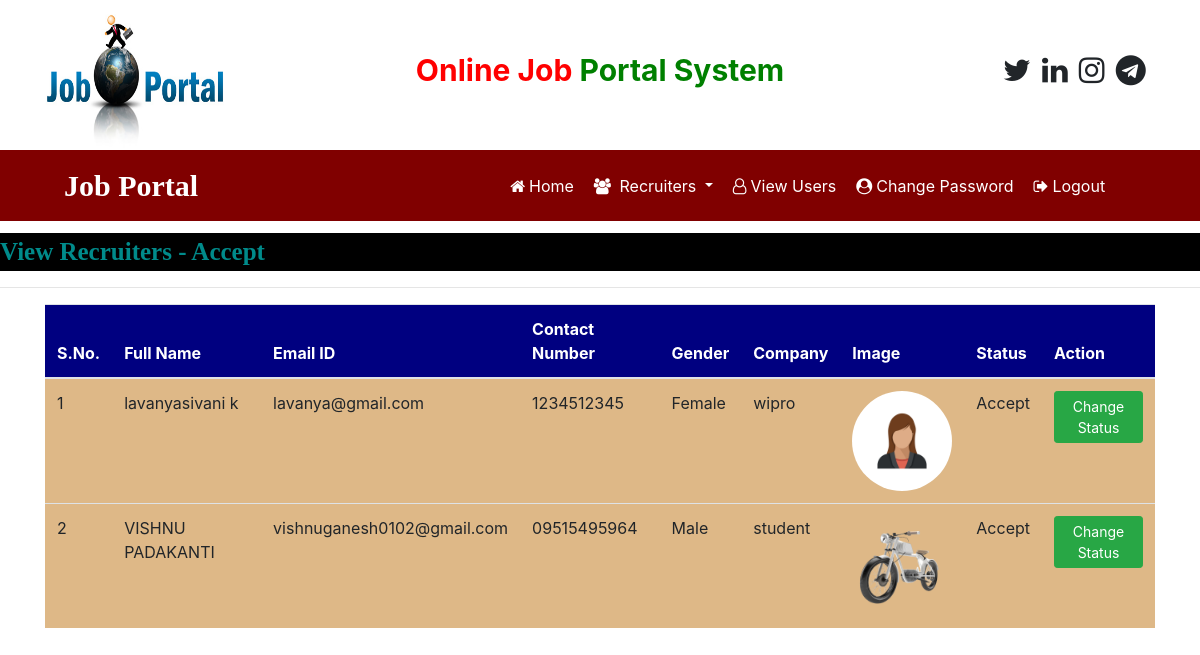
Page /recruiter_accepted (signed in) on the committed database.
### job/models.py (models this page shows, shortened)
class Recruiter(models.Model):
    user = models.ForeignKey(User, on_delete=models.CASCADE)
    mobile = models.CharField(max_length=15, null=True )
    image = models.FileField( null=True )
    gender = models.CharField(max_length=10, null=True )
    company = models.CharField(max_length=100, null=True )
    type = models.CharField(max_length=15, null=True )
    status = models.CharField(max_length=20, null=True )

### job/views.py (the view)
# urls.py: path('recruiter_accepted',recruiter_accepted,name="recruiter_accepted"),
def recruiter_accepted(request):
    if not request.user.is_authenticated:
        return redirect('admin_login')
    data = Recruiter.objects.filter(status='Accept')
    d = {'data':data}
    return render(request, 'recruiter_accepted.html',d)

### job/templates/recruiter_accepted.html
{% load static %}
{% block body %}
{% include 'admin_navigation.html' %}
<marquee style="font-family: 'Monotype Corsiva'; font-size: 25px; color: darkcyan; background-color: black; font-weight: bold; margin-top: 1%;">
    View Recruiters - Accept
</marquee>
<hr>
<div class="container">
<table class="table table-hover" id="example">
    <thead>
        <tr style="background-color: #000080; color:white;">
            <th>S.No.</th>
            <th>Full Name</th>
            <th>Email ID</th>
            <th>Contact Number</th>
            <th>Gender</th>
            <th>Company</th>
            <th>Image</th>
            <th>Status</th>
            <th>Action</th>
        </tr>
    </thead>
    <tbody>
        {% for i in data %}
        <tr style="background-color: #deb887;">
            <td>{{forloop.counter}}</td>
            <td>{{i.user.first_name}} {{i.user.last_name}}</td>
            <td>{{i.user.username}}</td>
            <td>{{i.mobile}}</td>
            <td>{{i.gender}}</td>
            <td>{{i.company}}</td>
            <td><img src=" {{i.image.url}}" style="width:100px; height:100px; border-radius: 50%;" ></td>
            <td>{{i.status}}</td>
            <td><a href="{% url 'change_status' i.id %}" class="btn btn-success btn-sm"  >Change Status</a> </td>
        </tr>
        {% endfor %}
    </tbody>
</table>
</div>
{% endblock %}

### rows in the picture
Recruiter: user.first_name "lavanyasivani", user.last_name "k", user.username "lavanya@gmail.com", mobile "1234512345", gender "Female", company "wipro", image (picture), status "Accept"
Recruiter: user.first_name "VISHNU", user.last_name "PADAKANTI", user.username "vishnuganesh0102@gmail.com", mobile "09515495964", gender "Male", company "student", image (picture), status "Accept"
